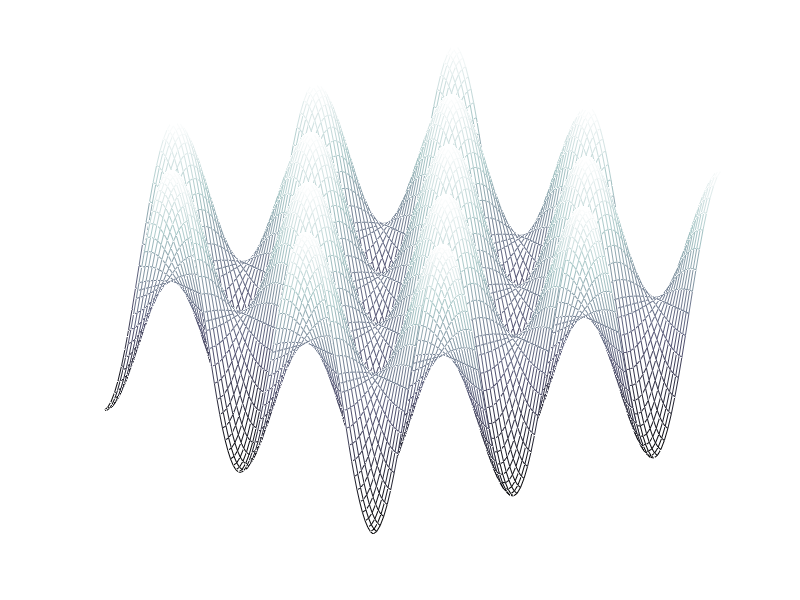

Write MATLAB code to recreate this figure. (Note: this script raises an error after producing the figure.)
%-----------------------------------------------------
%           Acoustics Tutorial 7 
%    Plotting the modes of a rectangular membrane - solution
%            Dr Thomas McKenzie
%           Reid School of Music 
%          University of Edinburgh   
%-----------------------------------------------------

clc
clear all
% close all

% input params
Lx = 1;             % membrane length in x-direction
Ly = 1;             % membrane length in y-direction
m = 5; n = 4;       % modal index pair
bc = 0;             % choice of boundary condition -> 0: free; 1: fixed

% create grid
dx = 0.01*Lx;               % grid spacing in x
dy = 0.01*Ly;               % grid spacing in y
x = 0 : dx : Lx;            % x axis    
y = 0 : dy : Ly;            % y axis
[X,Y] = meshgrid(x,y) ;     % create 2D grid of points

% mode shapes...
if bc == 0
    Wmn = cos(m*pi*X/Lx) .* cos(n*pi*Y/Ly);
    Wnm = cos(n*pi*X/Lx) .* cos(m*pi*Y/Ly);
else
    Wmn = sin(m*pi*X/Lx) .* sin(n*pi*Y/Ly);
    Wnm = sin(n*pi*X/Lx) .* sin(m*pi*Y/Ly);
end


% angle of node lines
theta = 2*pi*(0:99)/100;

% open figure
figure1 = figure('Color',[0 0 0]);

%
for th = 1:length(theta)
    
    % degenerate mode shape
    W = -cos(theta(th))*Wmn + sin(theta(th))*Wnm;
    
    % plot
    v     = [0,0] ;
    colormap(bone); 
    mesh(X,Y,W,'facealpha',0.3) ; hold on;
    set(gca,'Color',[0 0 0],'XColor',[1 1 1],'YColor',[1 1 1],'ZColor',...
    [1 1 1]);
    contour(X,Y,W,v,'color','w','linewidth',2) ; hold off;
    zlim([-2 2])
    xlabel('x')
    ylabel('y')
    zlabel('w')
    drawnow
end


